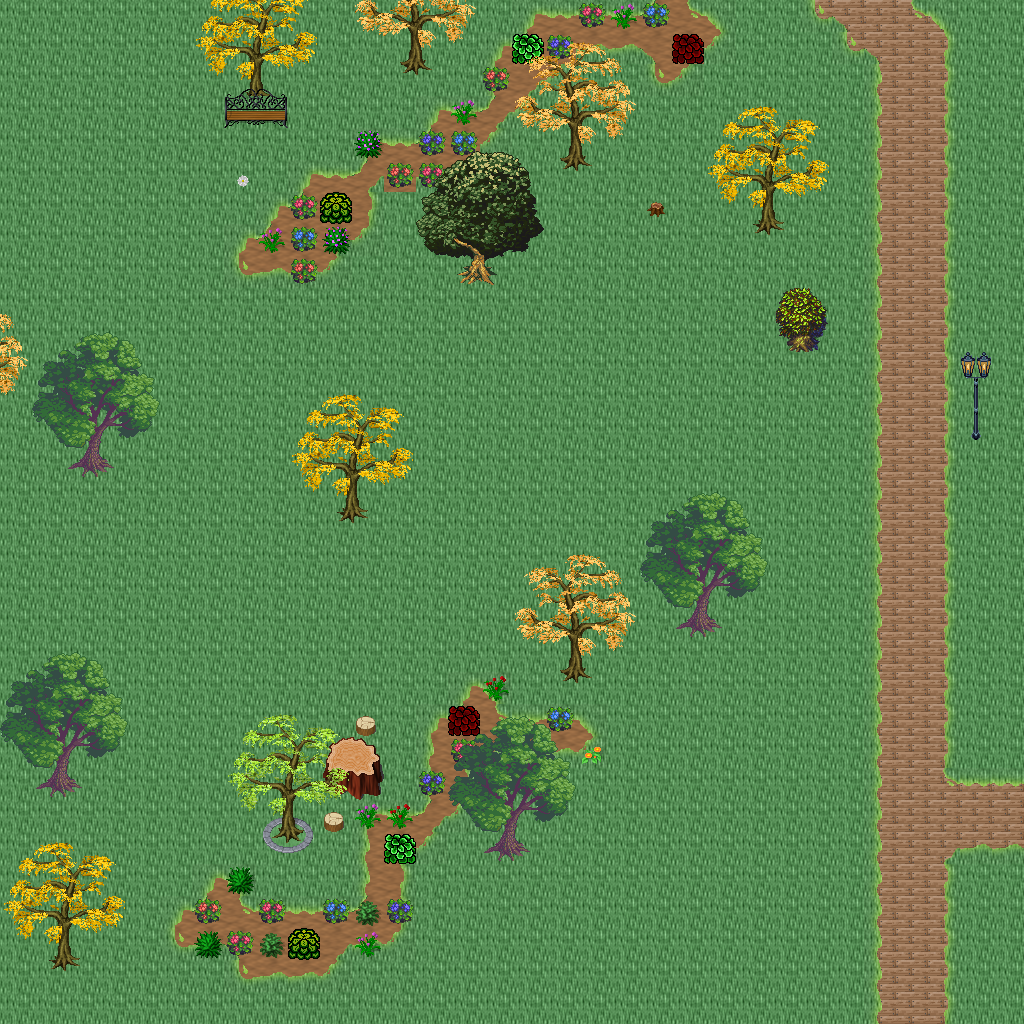

Tiled map render using the project's own tile images. Description and the map definition, with tile-layer contents summarised, below:
An orthogonal 32x32 tile map with 32x32 px tiles, 5 tile layers (Ground, Objects, Objects2, Above, ...), 1 hidden layer not drawn, 46 tilesets.

<map version="1.10" tiledversion="1.11.0" orientation="orthogonal" renderorder="right-down" width="32" height="32" tilewidth="32" tileheight="32" infinite="0" nextlayerid="11" nextobjectid="1">
 <tileset firstgid="1" name="logic_collision" tilewidth="32" tileheight="32" tilecount="1" columns="1">
  <image source="../drawable/logic_collision.png" width="32" height="32" />
 </tileset>
 <tileset firstgid="2" name="ground_ground" tilewidth="32" tileheight="32" tilecount="33" columns="3">
  <image source="../drawable/ground_ground.png" width="96" height="352" />
 </tileset>
 <tileset firstgid="35" name="building_castle" tilewidth="32" tileheight="32" tilecount="320" columns="20">
  <image source="../drawable/building_castle.png" width="640" height="512" />
 </tileset>
 <tileset firstgid="355" name="item_weapon_cannon" tilewidth="32" tileheight="32" tilecount="12" columns="3">
  <image source="../drawable/item_weapon_cannon.png" width="96" height="128" />
 </tileset>
 <tileset firstgid="367" name="item_pot_barrels_1" tilewidth="32" tileheight="32" tilecount="8" columns="4">
  <image source="../drawable/item_pot_barrels_1.png" width="128" height="64" />
 </tileset>
 <tileset firstgid="375" name="building_door_door" tilewidth="32" tileheight="32" tilecount="6" columns="3">
  <image source="../drawable/building_door_door.png" width="96" height="64" />
 </tileset>
 <tileset firstgid="381" name="building_door_closed" tilewidth="32" tileheight="32" tilecount="1" columns="1">
  <image source="../drawable/building_door_closed.png" width="32" height="32" />
 </tileset>
 <tileset firstgid="382" name="building_window_window_centered" tilewidth="32" tileheight="32" tilecount="1" columns="1">
  <image source="../drawable/building_window_window_centered.png" width="32" height="32" />
 </tileset>
 <tileset firstgid="383" name="building_decoration_chimney_big" tilewidth="32" tileheight="32" tilecount="2" columns="1">
  <image source="../drawable/building_decoration_chimney_big.png" width="32" height="64" />
 </tileset>
 <tileset firstgid="385" name="ground_grass_corners" tilewidth="32" tileheight="32" tilecount="24" columns="6">
  <image source="../drawable/ground_grass_corners.png" width="192" height="128" />
 </tileset>
 <tileset firstgid="409" name="ground_grass_edges" tilewidth="32" tileheight="32" tilecount="36" columns="12">
  <image source="../drawable/ground_grass_edges.png" width="384" height="96" />
 </tileset>
 <tileset firstgid="445" name="item_statue_lion_statues" tilewidth="32" tileheight="32" tilecount="8" columns="2">
  <image source="../drawable/item_statue_lion_statues.png" width="64" height="128" />
 </tileset>
 <tileset firstgid="453" name="item_statue_girl_with_bird" tilewidth="32" tileheight="32" tilecount="12" columns="4">
  <image source="../drawable/item_statue_girl_with_bird.png" width="128" height="96" />
 </tileset>
 <tileset firstgid="465" name="furniture_light_lamp_blue" tilewidth="32" tileheight="32" tilecount="3" columns="1">
  <image source="../drawable/furniture_light_lamp_blue.png" width="32" height="96" />
 </tileset>
 <tileset firstgid="468" name="light_dim_light_7x5" tilewidth="32" tileheight="32" tilecount="35" columns="7">
  <image source="../drawable/light_dim_light_7x5.png" width="224" height="160" />
 </tileset>
 <tileset firstgid="503" name="plant_flower_daisy_blue" tilewidth="32" tileheight="32" tilecount="8" columns="2">
  <image source="../drawable/plant_flower_daisy_blue.png" width="64" height="128" />
 </tileset>
 <tileset firstgid="511" name="plant_flower_daisy_red" tilewidth="32" tileheight="32" tilecount="8" columns="2">
  <image source="../drawable/plant_flower_daisy_red.png" width="64" height="128" />
 </tileset>
 <tileset firstgid="519" name="plant_flower_daisy_white" tilewidth="32" tileheight="32" tilecount="8" columns="2">
  <image source="../drawable/plant_flower_daisy_white.png" width="64" height="128" />
 </tileset>
 <tileset firstgid="527" name="plant_flower_daisy_yellow" tilewidth="32" tileheight="32" tilecount="8" columns="2">
  <image source="../drawable/plant_flower_daisy_yellow.png" width="64" height="128" />
 </tileset>
 <tileset firstgid="535" name="plant_tree_fall_trees" tilewidth="32" tileheight="32" tilecount="40" columns="8">
  <image source="../drawable/plant_tree_fall_trees.png" width="256" height="160" />
 </tileset>
 <tileset firstgid="575" name="plant_tree_oak_tree" tilewidth="32" tileheight="32" tilecount="20" columns="4">
  <image source="../drawable/plant_tree_oak_tree.png" width="128" height="160" />
 </tileset>
 <tileset firstgid="595" name="plant_tree_chestnut_tree" tilewidth="32" tileheight="32" tilecount="20" columns="4">
  <image source="../drawable/plant_tree_chestnut_tree.png" width="128" height="160" />
 </tileset>
 <tileset firstgid="615" name="plant_tree_locust_tree" tilewidth="32" tileheight="32" tilecount="20" columns="4">
  <image source="../drawable/plant_tree_locust_tree.png" width="128" height="160" />
 </tileset>
 <tileset firstgid="635" name="logic_protection" tilewidth="32" tileheight="32" tilecount="2" columns="2">
  <image source="../drawable/logic_protection.png" width="64" height="32" />
 </tileset>
 <tileset firstgid="637" name="plant_bush_hosta" tilewidth="32" tileheight="32" tilecount="9" columns="3">
  <image source="../drawable/plant_bush_hosta.png" width="96" height="96" />
 </tileset>
 <tileset firstgid="646" name="plant_flower_flowers_mixed" tilewidth="32" tileheight="32" tilecount="16" columns="4">
  <image source="../drawable/plant_flower_flowers_mixed.png" width="128" height="128" />
 </tileset>
 <tileset firstgid="662" name="plant_flower_red_blue_clusters" tilewidth="32" tileheight="32" tilecount="4" columns="1">
  <image source="../drawable/plant_flower_red_blue_clusters.png" width="32" height="128" />
 </tileset>
 <tileset firstgid="666" name="furniture_chair_bench_iron" tilewidth="32" tileheight="32" tilecount="4" columns="2">
  <image source="../drawable/furniture_chair_bench_iron.png" width="64" height="64" />
 </tileset>
 <tileset firstgid="670" name="plant_stump_stump_pale_purple" tilewidth="32" tileheight="32" tilecount="4" columns="2">
  <image source="../drawable/plant_stump_stump_pale_purple.png" width="64" height="64" />
 </tileset>
 <tileset firstgid="674" name="plant_stump_small_stump" tilewidth="32" tileheight="32" tilecount="4" columns="2">
  <image source="../drawable/plant_stump_small_stump.png" width="64" height="64" />
 </tileset>
 <tileset firstgid="678" name="building_decoration_banner" tilewidth="32" tileheight="32" tilecount="12" columns="1">
  <image source="../drawable/building_decoration_banner.png" width="32" height="384" />
 </tileset>
 <tileset firstgid="690" name="building_decoration_chimney" tilewidth="32" tileheight="32" tilecount="2" columns="1">
  <image source="../drawable/building_decoration_chimney.png" width="32" height="64" />
 </tileset>
 <tileset firstgid="692" name="plant_flower_vines_flowered" tilewidth="32" tileheight="32" tilecount="9" columns="3">
  <image source="../drawable/plant_flower_vines_flowered.png" width="96" height="96" />
 </tileset>
 <tileset firstgid="701" name="building_decoration_library_banner" tilewidth="32" tileheight="32" tilecount="6" columns="3">
  <image source="../drawable/building_decoration_library_banner.png" width="96" height="64" />
 </tileset>
 <tileset firstgid="707" name="logic_portal" tilewidth="32" tileheight="32" tilecount="24" columns="8">
  <image source="../drawable/logic_portal.png" width="256" height="96" />
 </tileset>
 <tileset firstgid="731" name="building_cottage" tilewidth="32" tileheight="32" tilecount="256" columns="16">
  <image source="../drawable/building_cottage.png" width="512" height="512" />
 </tileset>
 <tileset firstgid="987" name="building_roof_thatched_roof" tilewidth="32" tileheight="32" tilecount="256" columns="16">
  <image source="../drawable/building_roof_thatched_roof.png" width="512" height="512" />
 </tileset>
 <tileset firstgid="1243" name="building_window_windows" tilewidth="32" tileheight="32" tilecount="256" columns="16">
  <image source="../drawable/building_window_windows.png" width="512" height="512" />
 </tileset>
 <tileset firstgid="1499" name="building_door_doors" tilewidth="32" tileheight="32" tilecount="256" columns="16">
  <image source="../drawable/building_door_doors.png" width="512" height="512" />
 </tileset>
 <tileset firstgid="1755" name="building_decoration_chimney_brown_stacks" tilewidth="32" tileheight="32" tilecount="2" columns="1">
  <image source="../drawable/building_decoration_chimney_brown_stacks.png" width="32" height="64" />
 </tileset>
 <tileset firstgid="1757" name="ground_ground_3" tilewidth="32" tileheight="32" tilecount="5" columns="5">
  <image source="../drawable/ground_ground_3.png" width="160" height="32" />
 </tileset>
 <tileset firstgid="1762" name="plant_bush_bush_pinks" tilewidth="32" tileheight="32" tilecount="4" columns="2">
  <image source="../drawable/plant_bush_bush_pinks.png" width="64" height="64" />
 </tileset>
 <tileset firstgid="1766" name="plant_bushes_and_trees" tilewidth="32" tileheight="32" tilecount="144" columns="16">
  <image source="../drawable/plant_bushes_and_trees.png" width="512" height="289" />
 </tileset>
 <tileset firstgid="1910" name="plant_bush_berried" tilewidth="32" tileheight="32" tilecount="60" columns="5">
  <image source="../drawable/plant_bush_berried.png" width="160" height="384" />
 </tileset>
 <tileset firstgid="1970" name="plant_bush_leafy" tilewidth="32" tileheight="32" tilecount="48" columns="8">
  <image source="../drawable/plant_bush_leafy.png" width="256" height="192" />
 </tileset>
 <tileset firstgid="2018" name="plant_bush_flowering" tilewidth="32" tileheight="32" tilecount="72" columns="8">
  <image source="../drawable/plant_bush_flowering.png" width="256" height="288" />
 </tileset>
 <layer id="1" name="Ground" width="32" height="32">
  <data>[1024 cells, 1024 non-empty, 3 distinct tile ids]</data>
 </layer>
 <layer id="2" name="Objects" width="32" height="32">
  <data>[1024 cells, 184 non-empty, 32 distinct tile ids]</data>
 </layer>
 <layer id="3" name="Objects2" width="32" height="32">
  <data>[1024 cells, 46 non-empty, 17 distinct tile ids]</data>
 </layer>
 <layer id="4" name="Above" width="32" height="32">
  <data>[1024 cells, 165 non-empty, 69 distinct tile ids]</data>
 </layer>
 <layer id="5" name="Above2" width="32" height="32">
  <data>[1024 cells, 46 non-empty, 18 distinct tile ids]</data>
 </layer>
 <layer id="6" name="Walkable" width="32" height="32" visible="0">
  <data>[1024 cells, 50 non-empty, 1 distinct tile ids]</data>
 </layer>
 <objectgroup id="7" name="Mapevents" />
 <objectgroup id="8" name="Spawn" />
 <objectgroup id="9" name="Keys" />
 <objectgroup id="10" name="Replace" />
</map>
